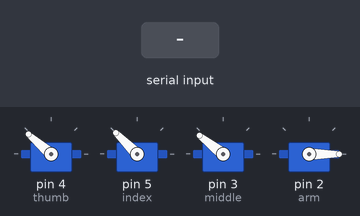
Bench run of a sketch on a simulated Arduino Uno, built with avr-gcc and run on an emulated ATmega328P. Parts: 4 × servo. The test bench sets the inputs (shaded band).

Above: at 1.2 s.
1.3 s: "90,45\n" received over Serial
At 2.5 s:
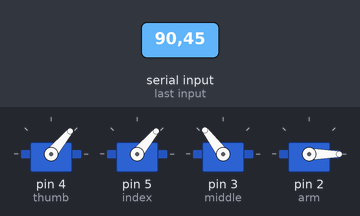
2.8 s: "5\n" received over Serial
At 3.8 s:
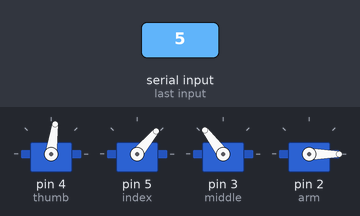
4.3 s: "1,90,45\n" received over Serial
At 5.0 s:
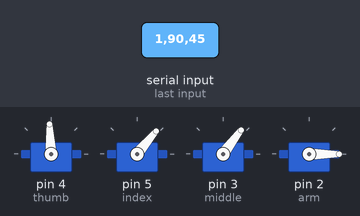
5.8 s: "30,150\n" received over Serial
At 6.1 s:
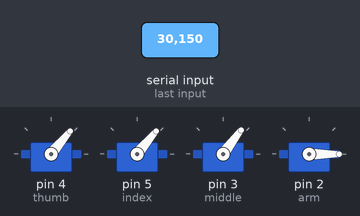
7.3 s: "1,90\n" received over Serial
At 8.4 s:
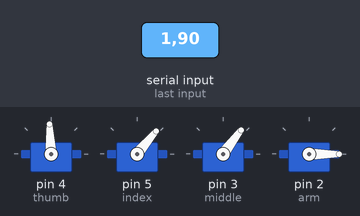
8.8 s: "90\n" received over Serial
At 9.5 s:
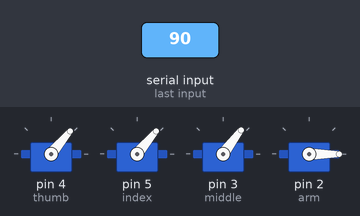
Timing chart, 0 to 11.3 s (numbered marks = the images above; inputs shaded):
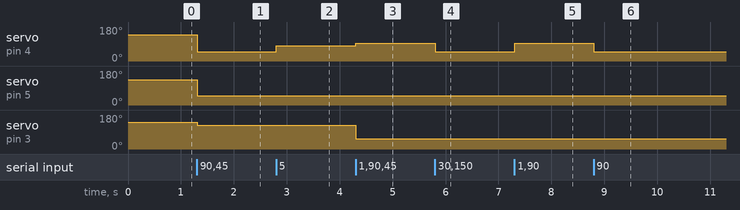

Measured:
- after the input at 1.3 s, servo on pin 4 (thumb): 139° → 50° at once; servo on pin 5 (index): 135° → 50° at once; servo on pin 3 (middle): 142° → 127° at once
- after the input at 2.8 s, servo on pin 4 (thumb): 50° → 82° at once
- after the input at 4.3 s, servo on pin 4 (thumb): 82° → 93° at once; servo on pin 3 (middle): 127° → 53° at once
- after the input at 5.8 s, servo on pin 4 (thumb): 93° → 50° at once
- after the input at 7.3 s, servo on pin 4 (thumb): 50° → 93° at once
- after the input at 8.8 s, servo on pin 4 (thumb): 93° → 50° at once

The sketch:

arduino.ino
```cpp
#include <Servo.h>
Servo thumb;
Servo index;
Servo middle;
Servo arm;

float angles[4];
void *SplitString(String str, float outputArray[4])
{
    // Split the string into substrings
    int StringCount = 0;
    while (str.length() > 0)
    {
        int index = str.indexOf(',');
        if (index == -1) // No space found
        {
            outputArray[StringCount++] = str.toFloat();
            break;
        }
        else
        {
            outputArray[StringCount++] = str.substring(0, index).toFloat();
            str = str.substring(index + 1);
        }
    }
}

void setup()
{
    Serial.begin(115200);
    Serial.setTimeout(5);

    thumb.attach(4);
    index.attach(5);
    middle.attach(3);
    arm.attach(2);

    thumb.write(139);
    index.write(135);
    middle.write(142);
    arm.write(0);
}
void loop()
{
    while (!Serial.available())
    {
    }
    // String x = Serial.readString();
    // Serial.print(x);
    // Serial.print(F("\n\n"));
    // angles[0] = x.substring(0,3);
    // angles[1] = x.substring(3,6);
    // angles[2] = x.substring(6,9);
    SplitString(Serial.readString(), angles);

    thumb.write(min(max(map(angles[0], -17, 17, 140, 50), 50), 140));
    index.write(min(max(map(angles[1], -10, 45, 136, 46), 50), 140));
    middle.write(min(max(map(angles[2], -10, 45, 143, 53), 50), 140));
    arm.write(min(max(0, angles[3]), 180));

    // Serial.print(F("Thumb moving to "));
    // Serial.print(angles[0]);
    // Serial.print(F(" degrees\t"));
    // Serial.print(F("Index moving to "));
    // Serial.print(angles[1]);
    // Serial.print(F(" degrees\t"));
    // Serial.print(F("Middle moving to "));
    // Serial.print(angles[2]);
    // Serial.print(F(" degrees\t"));
    // Serial.print(F("Arm moving to "));
    // Serial.print(angles[3]);
    // Serial.print(F(" degrees\n"));
}
```
